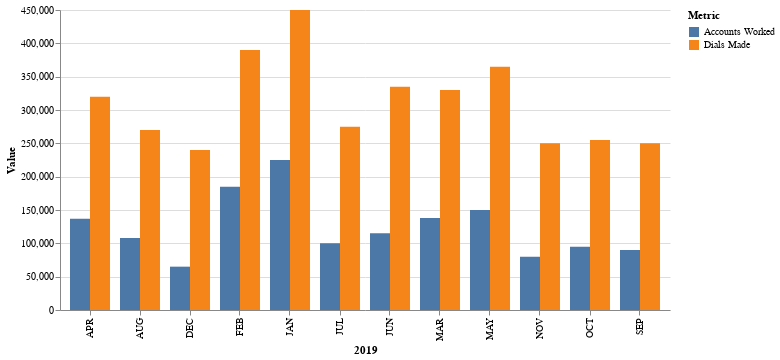

Notebook code for this chart:
### Code cell
alt.Chart(selected_rows).mark_bar().encode(
    y = alt.Y('Value'),
    x = alt.X('2019'),
    color = alt.Color('Metric'),# scale = alt.Scale(range = ['#b4c6e4', '#4871b7'])),
    xOffset = 'Metric'
).configure_view(stroke = None)

### Figure 1 — Vega-Lite specification as saved in the notebook (floating-point values rounded to 4 significant figures)
{"config": {"view": {"continuousWidth": 300, "continuousHeight": 300, "stroke": null}}, "data": {"name": "data-ccf9ec8b56fdaabf46c3a79f7d568c05"}, "mark": {"type": "bar"}, "encoding": {"color": {"field": "Metric", "type": "nominal"}, "x": {"field": "2019", "type": "nominal"}, "xOffset": {"field": "Metric", "type": "nominal"}, "y": {"field": "Value", "type": "quantitative"}}, "$schema": "https://vega.github.io/schema/vega-lite/v5.8.0.json", "datasets": {"data-ccf9ec8b56fdaabf46c3a79f7d568c05": [{"2019": "JAN", "Metric": "Dials Made", "Value": 450000.0}, {"2019": "FEB", "Metric": "Dials Made", "Value": 390000.0}, {"2019": "MAR", "Metric": "Dials Made", "Value": 330000.0}, {"2019": "APR", "Metric": "Dials Made", "Value": 320000.0}, {"2019": "MAY", "Metric": "Dials Made", "Value": 365000.0}, {"2019": "JUN", "Metric": "Dials Made", "Value": 335000.0}, {"2019": "JUL", "Metric": "Dials Made", "Value": 275000.0}, {"2019": "AUG", "Metric": "Dials Made", "Value": 270000.0}, {"2019": "SEP", "Metric": "Dials Made", "Value": 250000.0}, {"2019": "OCT", "Metric": "Dials Made", "Value": 255000.0}, {"2019": "NOV", "Metric": "Dials Made", "Value": 250000.0}, {"2019": "DEC", "Metric": "Dials Made", "Value": 240000.0}, {"2019": "JAN", "Metric": "Accounts Worked", "Value": 225000.0}, {"2019": "FEB", "Metric": "Accounts Worked", "Value": 185000.0}, {"2019": "MAR", "Metric": "Accounts Worked", "Value": 138000.0}, {"2019": "APR", "Metric": "Accounts Worked", "Value": 137000.0}, {"2019": "MAY", "Metric": "Accounts Worked", "Value": 150000.0}, {"2019": "JUN", "Metric": "Accounts Worked", "Value": 115000.0}, {"2019": "JUL", "Metric": "Accounts Worked", "Value": 100000.0}, {"2019": "AUG", "Metric": "Accounts Worked", "Value": 108000.0}, {"2019": "SEP", "Metric": "Accounts Worked", "Value": 90000.0}, {"2019": "OCT", "Metric": "Accounts Worked", "Value": 95000.0}, {"2019": "NOV", "Metric": "Accounts Worked", "Value": 80000.0}, {"2019": "DEC", "Metric": "Accounts Worked", "Value": 65000.0}]}}
